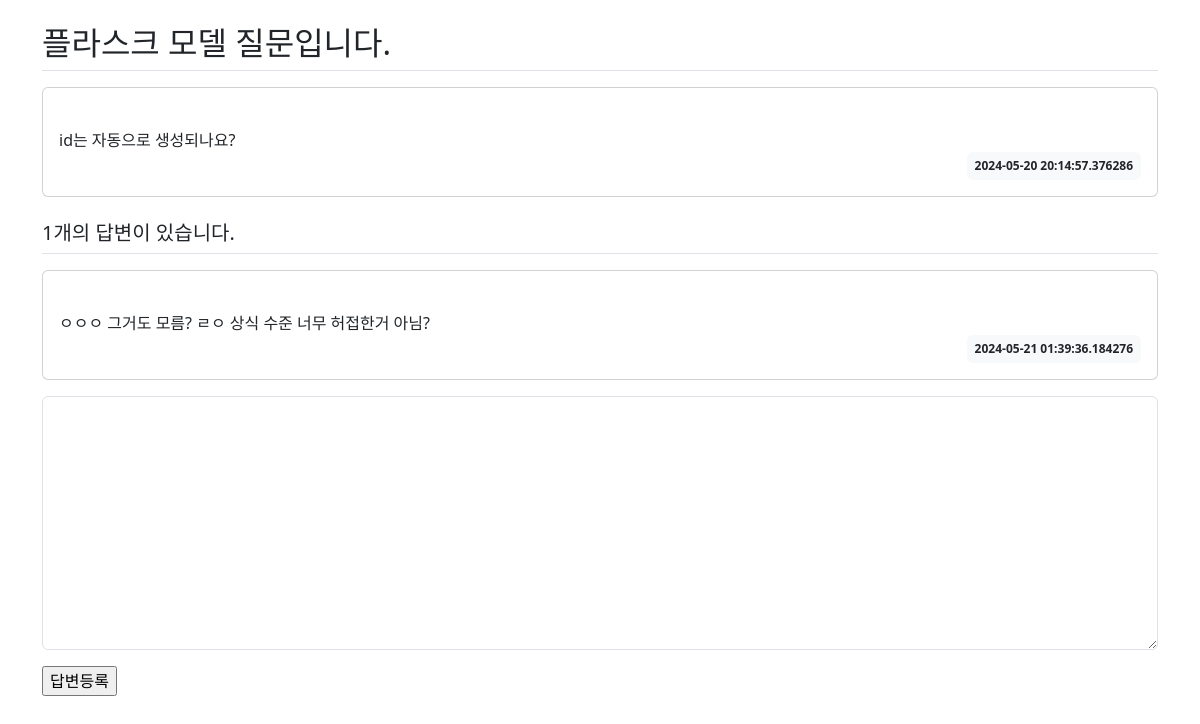
Page /question/detail/2 on the earlier database version.
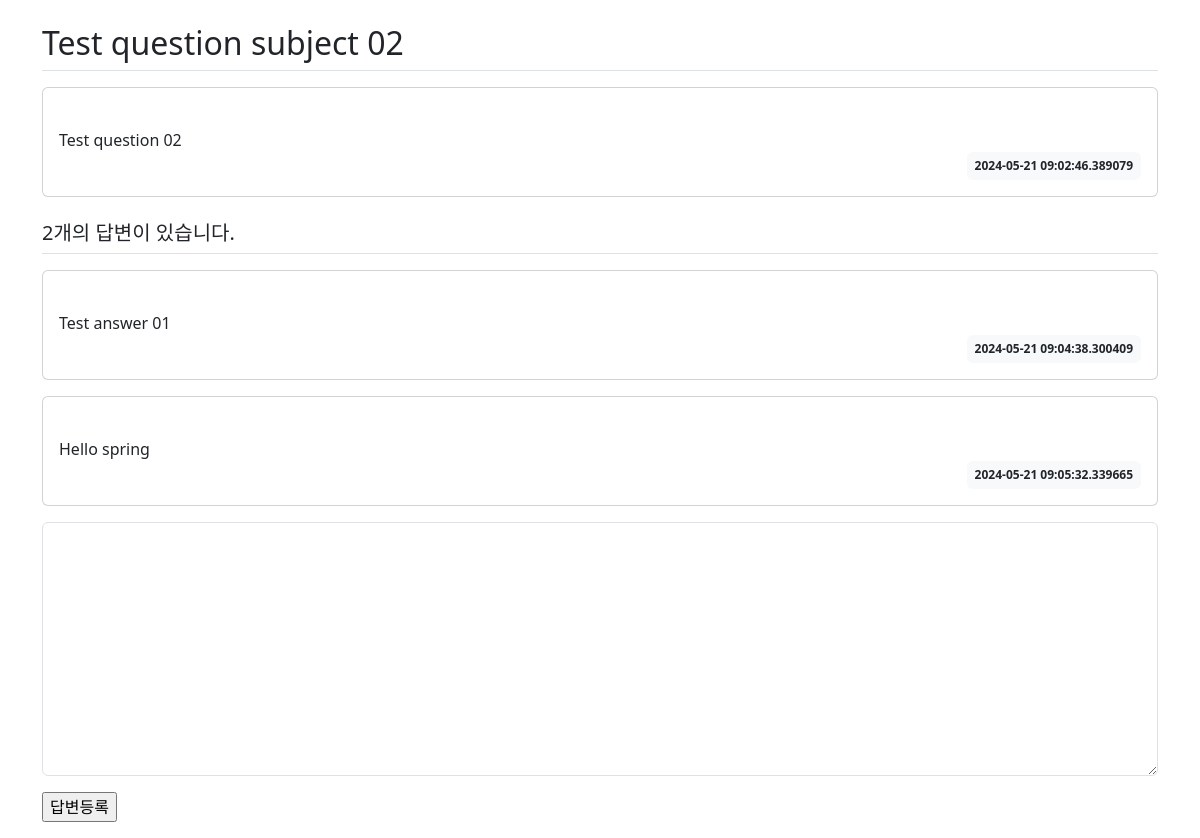
Same page on the later database version.
### app/models.py (models this page shows)
class Question(db.Model):
  id = db.Column(db.Integer, primary_key=True)
  subject = db.Column(db.String(200), nullable=False)
  content = db.Column(db.Text(), nullable=False)
  create_date = db.Column(db.DateTime(), nullable=False)

class Answer(db.Model):
  id = db.Column(db.Integer, primary_key=True)
  question_id = db.Column(db.Integer, db.ForeignKey('question.id', ondelete='CASCADE'))
  question = db.relationship('Question', backref=db.backref('answer_set', cascade='all, delete-orphan'))
  content = db.Column(db.Text(), nullable=False)
  create_date = db.Column(db.DateTime(), nullable=False)

### app/views/question_views.py (the view)
@bp.route('/detail/<int:question_id>')
def detail(question_id):
  question = Question.query.get_or_404(question_id)
  return render_template('question/question_detail.html', question=question)

### app/templates/question/question_detail.html
<link rel="stylesheet" href="{{ url_for('static', filename='bootstrap.min.css') }}">
<div class="container my-3">
  <h2 class="border-bottom py-2">{{ question.subject }}</h2>
  <div class="card my-3">
    <div class="card-body">
      <div class="card-text" style="white-space: pre-line;">
        {{ question.content }}
      </div>
      <div class="d-flex justify-content-end">
        <div class="badge bg-light text-dark p-2">
          {{ question.create_date }}
        </div>
      </div>
    </div>
  </div>
  <h5 class="border-bottom my-3 py-2">{{ question.answer_set|length }}개의 답변이 있습니다.</h5>
  {% for answer in question.answer_set %}
  <div class="card my-3">
    <div class="card-body">
      <div class="card-text" style="white-space: pre-line;">
        {{ answer.content }}
      </div>
      <div class="d-flex justify-content-end">
        <div class="badge bg-light text-dark p-2">
          {{ answer.create_date }}
        </div>
      </div>
    </div>
  </div>
  {% endfor %}
  <form action="{{ url_for('answer.create', question_id=question.id) }}" method="post" class="my-3">
    <div class="mb-3">
      <textarea name="content" id="content" class="form-control" rows="10"></textarea>
    </div>
    <input class="button btn-primary" type="submit" value="답변등록">
  </form>
</div>

Differences in the rows shown:
removed Answer: content "ㅇㅇㅇ 그거도 모름? ㄹㅇ 상식 수준 너무 허접한거 아님?", create_date "2024-05-21 01:39:36.184276"
changed Question: subject "플라스크 모델 질문입니다." → "Test question subject 02"; content "id는 자동으로 생성되나요?" → "Test question 02"; create_date "2024-05-20 20:14:57.376286" → "2024-05-21 09:02:46.389079"
now on this page (row edited): Answer: content "Test answer 01", create_date "2024-05-21 09:04:38.300409"
now on this page (row edited): Answer: content "Hello spring", create_date "2024-05-21 09:05:32.339665"
Other differences:
{{ question.answer_set|length }}: "1" → "2"
